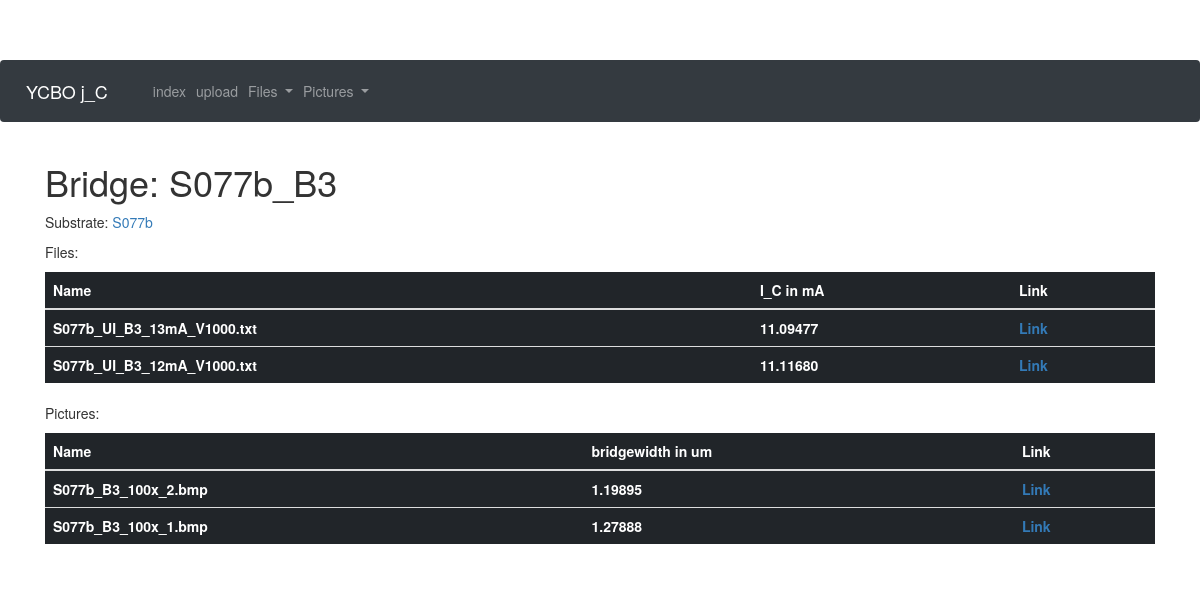
The page /bridge/S077b_B3 on the database its author committed.
### app/models.py (models this page shows, shortened)
class Bridge(db.Model):
    id = db.Column(db.Integer, primary_key = True)
    substrate_id = db.Column(db.Integer, db.ForeignKey("substrate.id"))
    bridgename = db.Column(db.String(32))
    j_C = db.Column(db.Float)
    res = db.Column(db.Float)
    bridgewitdh = db.Column(db.Float)
    documents = db.relationship("Document", backref = "bridge", lazy = "dynamic")
    pictures = db.relationship("Picture", backref = "bridge", lazy = "dynamic")

class Substrate(db.Model):
    id = db.Column(db.Integer, primary_key = True)
    substratename = db.Column(db.String(32))
    Au_layer = db.Column(db.Integer)
    YBCO_layer = db.Column(db.Integer)
    bridges = db.relationship("Bridge", backref = "substrate", lazy="dynamic")

class Document(db.Model):
    id = db.Column(db.Integer, primary_key = True)
    bridge_id = db.Column(db.Integer, db.ForeignKey("bridge.id"))
    filename = db.Column(db.String(64))
    remove_offset = db.Column(db.Boolean,default=False)
    remove_ohm = db.Column(db.Boolean,default=False)
    amplification = db.Column(db.Integer, default = 1000)
    j_C = db.Column(db.Float)
    res = db.Column(db.Float)
    res_border = db.Column(db.Float)

class Picture(db.Model):
    id = db.Column(db.Integer, primary_key=True)
    bridge_id = db.Column(db.Integer, db.ForeignKey("bridge.id"))
    filename = db.Column(db.String(64))
    amplification = db.Column(db.Integer)
    pixelwidth = db.Column(db.Integer)
    brushsize = db.Column(db.Integer)
    threshold = db.Column(db.Integer)

### app/routes.py (the view)
@app.route("/bridge/<bridgename>")
def bridge(bridgename):
    bridge = Bridge.query.filter_by(bridgename=bridgename).first_or_404()
    return render_template("bridge.html",bridge=bridge)

### app/templates/bridge.html
{% extends "base.html" %}
{% block content %}
<h1>Bridge: {{bridge.bridgename}}</h1>
<p>Substrate: <a href="{{url_for('substrate',substratename=bridge.substrate.substratename)}}">{{bridge.substrate.substratename}}</a></p>
<p>Files:<p>
<table class="table table-dark">
  <thead>
    <tr>
      <th scope="col">Name</th>
      <th scope="col">I_C in mA</th>
      <th scope="col">Link</th>
    </tr>
  </thead>
  <tbody>
    {% for file in bridge.documents.all() %}
    <tr>
      <th scope="row">{{ file.filename }}</th>
      <th>{% if file.j_C %}{{ "%.5f"%file.j_C }}{% else %}Unknown{% endif %}</th>
      <th><a href="{{url_for('file', filename = file.filename) }}">Link</a></th>
    </tr>
    {% endfor %}
  </tbody>
</table>
<p>Pictures:<p>
<table class="table table-dark">
  <thead>
    <tr>
      <th scope="col">Name</th>
      <th scope="col">bridgewidth in um</th>
      <th scope="col">Link</th>
    </tr>
  </thead>
  <tbody>
    {% for picture in bridge.pictures.all() %}
    <tr>
      <th scope="row">{{ picture.filename }}</th>
      <th>{% if picture.pixelwidth %}
        {{"%.5f"%(picture.pixelwidth*picture.amplification)}}
      {% else %}Unknown{% endif %}</th>
      <th><a href="{{url_for('picture', filename = picture.filename) }}">Link</a></th>
    </tr>
    {% endfor %}
  </tbody>
</table>
{% endblock %}

### app/templates/base.html (style rules this page uses)
body { padding-top: 60px; }

### rows shown on the page
Bridge: bridgename "S077b_B3"
Substrate: substrate.substratename "S077b"
Document: filename "S077b_UI_B3_13mA_V1000.txt", j_C "11.09477"
Document: filename "S077b_UI_B3_12mA_V1000.txt", j_C "11.11680"
Picture: filename "S077b_B3_100x_2.bmp", picture.pixelwidth*picture.amplification "1.19895"
Picture: filename "S077b_B3_100x_1.bmp", picture.pixelwidth*picture.amplification "1.27888"
